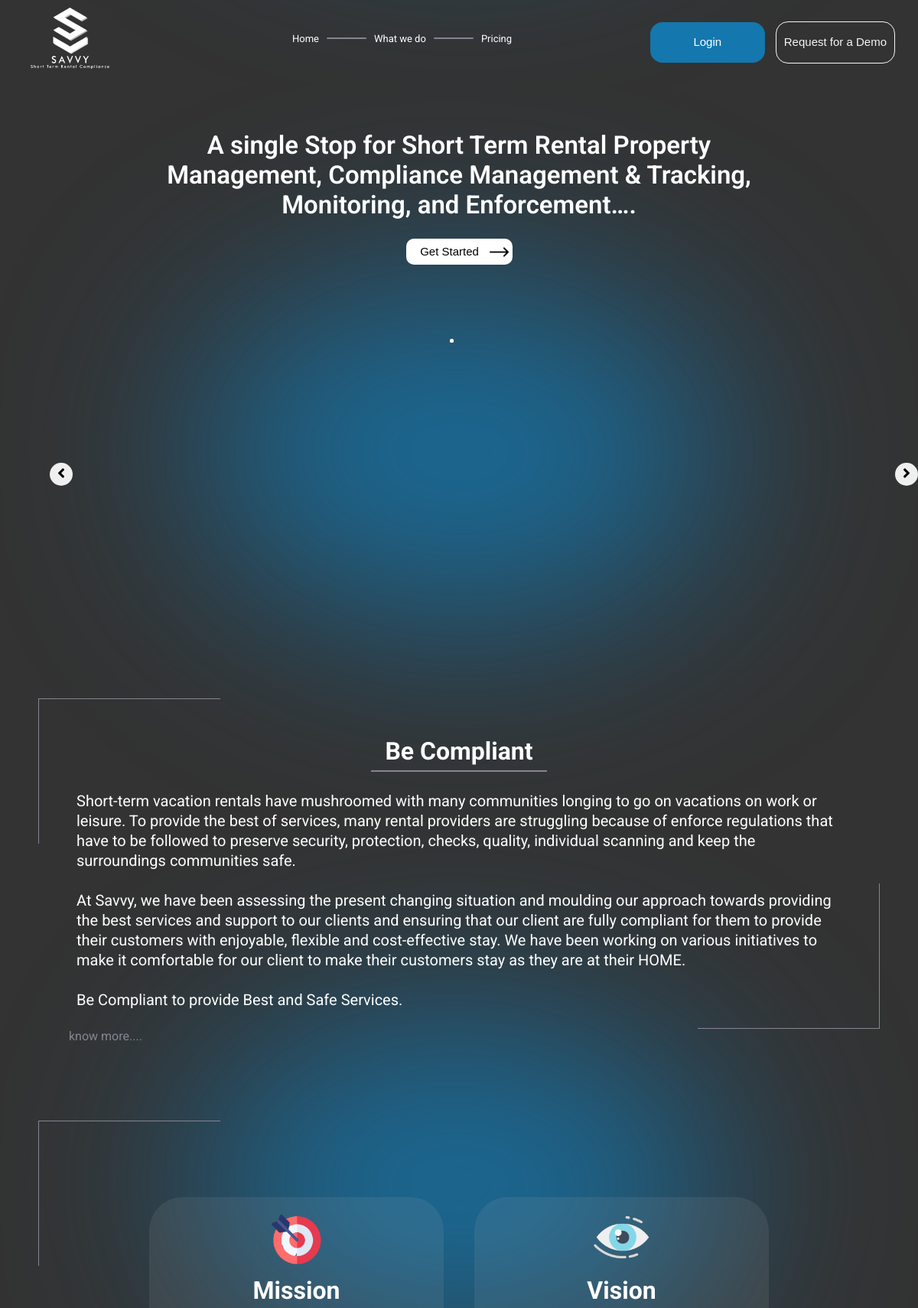
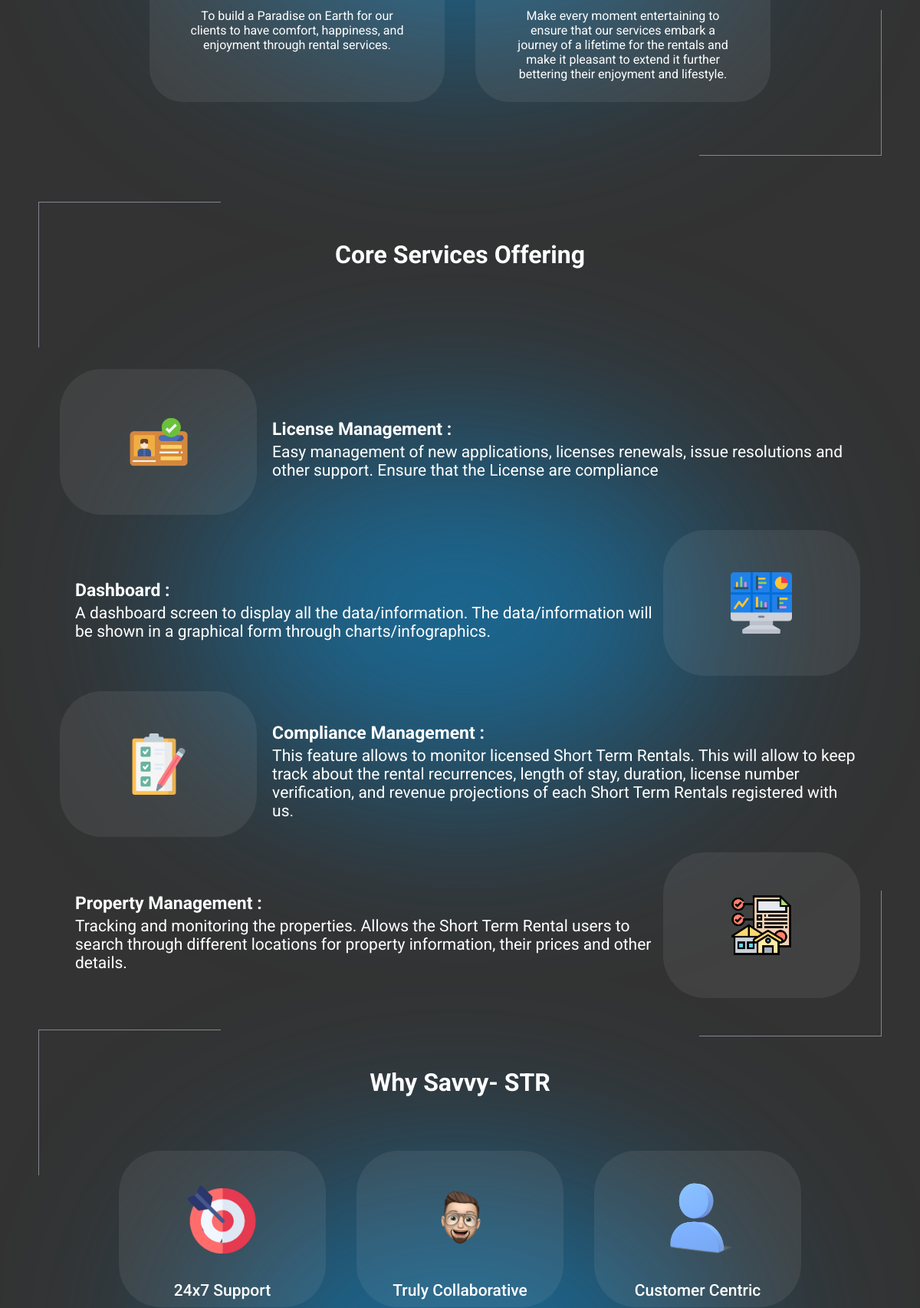
The page / (upper part) on the database its author committed (2 pictures, top to bottom).
### tables this page shows
CREATE TABLE `webconfig` (
  `id` bigint(20) NOT NULL,
  `mainHeading` text DEFAULT NULL,
  `subHeading` text DEFAULT NULL,
  `whatWeDo` text DEFAULT NULL,
  `whatWeDoImage` text DEFAULT NULL,
  `videoLink` text DEFAULT NULL,
  `time_stamp` timestamp NOT NULL DEFAULT current_timestamp() ON UPDATE current_timestamp(),
  `Name` text DEFAULT NULL,
  `facebookLink` text DEFAULT NULL,
  `instagramLink` text DEFAULT NULL,
  `youtubeLink` text DEFAULT NULL,
  `twitterLink` text DEFAULT NULL,
  `mission` text DEFAULT NULL,
  `vision` text DEFAULT NULL,
  `complaint` text DEFAULT NULL,
  `whatWeDoSubHeading` text DEFAULT NULL
);

CREATE TABLE `coreservices` (
  `id` bigint(20) NOT NULL,
  `name` text DEFAULT NULL,
  `icon` text DEFAULT NULL,
  `time_stamp` timestamp NOT NULL DEFAULT current_timestamp() ON UPDATE current_timestamp(),
  `about` text DEFAULT NULL
);

CREATE TABLE `whyus` (
  `id` bigint(20) NOT NULL,
  `name` text DEFAULT NULL,
  `icon` text DEFAULT NULL,
  `time_stamp` timestamp NOT NULL DEFAULT current_timestamp() ON UPDATE current_timestamp(),
  `about` text DEFAULT NULL
);

### index.php (the view, shortened to what this page needs)
<?php
require_once 'lib/core.php';
$sql = 'SELECT * FROM webConfig where id = 1';
if ($result = $conn->query($sql)) {
    if ($result->num_rows > 0) {
        $webConfig = $result->fetch_assoc();
    } else {
    }
} else {
    $error = $conn->error;
}
$sql = 'SELECT * FROM whyUs';
if ($result = $conn->query($sql)) {
    if ($result->num_rows > 0) {
        while ($row = $result->fetch_assoc()) {
            $whyUs[] = $row;
        }
    } else {
    }
} else {
    $error = $conn->error;
}
$sql = "SELECT * FROM coreservices";
    if($result = $conn->query($sql)){
        if($result->num_rows > 0){
            while($row = $result->fetch_assoc()){
                $coreservices[] = $row;
            }
        }
        else{
        }
    }
    else{
        $error =  $conn->error;
    }
?>
<!DOCTYPE html>
<html lang="en">
<head>
    <link rel="stylesheet" href="assets/style.css">
<link rel="stylesheet" href="https://cdnjs.cloudflare.com/ajax/libs/slick-carousel/1.8.1/slick.css" />
<link rel="stylesheet" href="https://pro.fontawesome.com/releases/v5.10.0/css/all.css"/>
</head>
<body>
        <div class="whole-home-page-wrapper">
        <div class="home-page-wrapper-for-bg">
    <div class="navbar-for-home-page">
        <img src="./assets/Home/Group 5.png" class="img-responsive">
        <div class="ul-and-btn-wrapper" id="ul-and-btn-wrapper">
            <ul>
                <a href="index.php"><li>Home</li></a>
                <div class="line"></div>
                <a href="whatwedo.php"><li>What we do</li></a>
                <div class="line"></div>
                <a href="pricing.php"><li>Pricing</li></a>
            </ul>
            <div class="navbar-btn">
            <button class="login-btn-navbar" onclick="window.location.href='https://dev.savvy-srt.com/login'">Login</button>
                <button class="myBtn">Request for a Demo</button>
            </div>
        </div>
    </div>
    <div class="home-page-header-section">
        <div class="header-text-part">
        <h1><?= $webConfig['mainHeading'] ?></h1>
        <div class="header-buttons">
            <div class="header-btn1">
                <button onclick="window.location.href='https://dev.savvy-srt.com/login'">
                    Get Started
                    <img src="assets/Home/nextarrow.png" alt="">
                </button>
            </div>
        </div>
    </div>
    <div class="header-slider-wrapper">
        <div class="header-slider">
            <ul>
            </ul>
        </div>
    </div>
    </div>
<div class="be-complaint-section be-complaint-section-first" id="content">
    <div class="be-complaint-text" style="z-index:10">
        <h1>Be Compliant</h1>
        <p><?= $webConfig['complaint'] ?></p>
        <a id="what-we-do-linkk"href="whatwedo.php">know more....</a>
    </div>
</div>
<div class="be-complaint-section be-complaint-section-second" id="content">
<div id="card-cont"class=" becomplaint-cards">
            <div  class="iitem-inside becomplaint-card ">
                <img src="assets/Home/mission.png" alt="">
                <h1>Mission</h1>
                <p><?= $webConfig['mission'] ?></p> </p>
            </div>
            <div class="iitem-inside  becomplaint-card ">
                <img src="assets/Home/vision.png" alt="">
                 <h1>Vision</h1>
                 <p><?= $webConfig['vision'] ?></p>
            </div>
        </div>
</div>
<div class="core-sevices-section" id="content">
    <div class="why-savvy-section">
        <h1 class="core-section-heading">Core Services Offering</h1>
        <div class="why-savvy-section-all-cards">
        <div class="core-services-section">
            <?php
            if (isset($coreservices)) {
                $i = 0;
                $cssName = ['first','second','third','fourth'];
                foreach ($coreservices as $serve) {
            ?>
                        <div class="core-card-<?=$cssName[$i]?>-row">
                            <div class="why-core">
                                <img src="<?=$serve['icon']?>" alt="" />
                            </div>
                            <div class="why-card-text">
                                <h1><?=$serve['name']?> :</h1> <span><?=$serve['about']?></span>
                            </div>
                        </div>
            <?php
                $i++;
                }
            }
            ?>
        </div>
    </div>
    </div>
</div>
<div class="new-savvy-container" id="content">
    <div class="why-savvy-section">
    <h1>Why Savvy- STR</h1>
        <div class="why-savvy-section-all-cards">
        <div class="why-section-cards">
            <?php if (isset($whyUs)) {
                $i = 1;
                foreach ($whyUs as $serve) { ?>
                            <div class="why-card why-card">
                                <img src="<?= $serve['icon'] ?>" alt="">
                                <h1><?= $serve['name'] ?></h1>
                            </div>
                        <?php $i++;}
            } ?>
        </div>
    </div>
    </div>
</div>
    </div>
</body>
</html>

### rows shown on the page
webconfig: mainHeading "A single Stop for Short Term Rental Property Management, Compliance Management & Tracking, Monitoring, and Enforcement….", complaint "Short-term vacation rentals have mushroomed with many communities longing to go on vacations on work or leisure. To provide the best of services, many rental providers are struggling because of enforce regulations that have to be followed to preserve security, protection, checks, quality, individual scanning and keep the surroundings communities safe. At Savvy, we have been assessing the present changing situation and moulding our approach towards providing the best services and support to our clients and ensuring that our client are fully compliant for them to provide their customers with enjoyable, flexible and cost-effective stay. We have been working on various initiatives to make it…", mission "To build a Paradise on Earth for our clients to have comfort, happiness, and enjoyment through rental services.", vision "Make every moment entertaining to ensure that our services embark a journey of a lifetime for the rentals and make it pleasant to extend it further bettering their enjoyment and lifestyle."
coreservices: icon (picture), name "License Management", about "Easy management of new applications, licenses renewals, issue resolutions and other support. Ensure that the License are compliance"
coreservices: icon (picture), name "Dashboard", about "A dashboard screen to display all the data/information. The data/information will be shown in a graphical form through charts/infographics."
coreservices: icon (picture), name "Compliance Management", about "This feature allows to monitor licensed Short Term Rentals. This will allow to keep track about the rental recurrences, length of stay, duration, license number verification, and revenue projections of each Short Term Rentals registered with us."
coreservices: icon (picture), name "Property Management", about "Tracking and monitoring the properties. Allows the Short Term Rental users to search through different locations for property information, their prices and other details."
whyus: icon (picture), name "24x7 Support"
whyus: icon (picture), name "Truly Collaborative"
whyus: icon (picture), name "Customer Centric"
